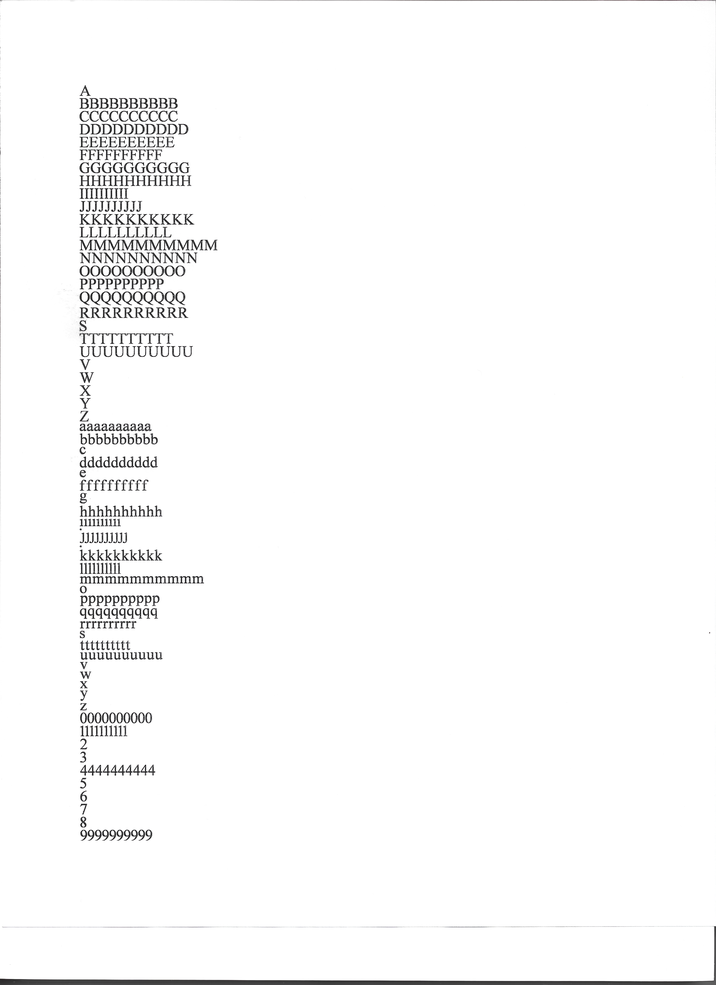
#> input picture tnr.png, 716 x 985 px, shrunk from 5100 x 7014 before the run
$ python imgread.py
#> lines starting #> are read from the running program, lines starting #| are printed output that depends on the picture; after the words box and inside, x2 and y2 are one past the last pixel; in counts of white or black regions, pixels touching at a corner belong together
import cv2
import numpy as np
# Step 1 is already done since you've installed OpenCV

# Step 2: Read the image
image = cv2.imread('tnr.png')
#> image is the input picture: shape (985, 716, 3); mean B, G, R 250, 250, 250

# Step 3: Convert to grayscale
gray = cv2.cvtColor(image, cv2.COLOR_BGR2GRAY)

# Step 4: Apply threshold (you can also try Canny edge detection)
_, thresholded = cv2.threshold(gray, 127, 255, cv2.THRESH_BINARY)
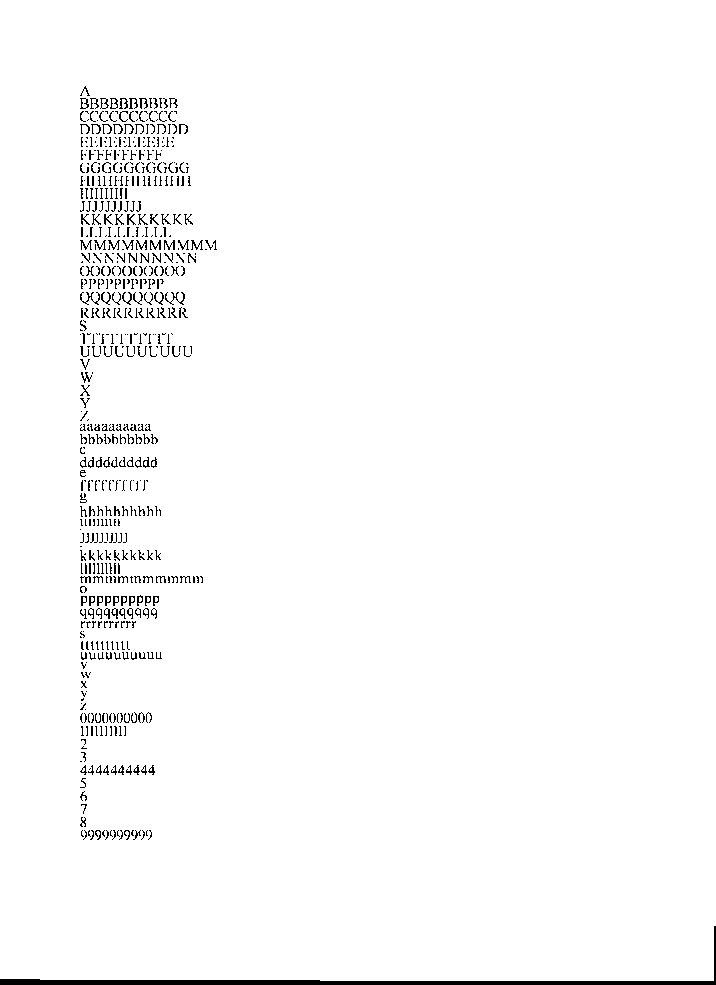
#> thresholded: shape (985, 716); 98.1% white; 640 black regions (423 under 20 px)

# Step 5: Find contours
contours, hierarchy = cv2.findContours(thresholded, cv2.RETR_TREE, cv2.CHAIN_APPROX_SIMPLE)
#> contours = 1099 contours, 676 with area under 20; largest, box (x1, y1, x2, y2) and area: (0, 0, 716, 981) 700232, (118, 97, 129, 110) 74, (128, 97, 139, 110) 72, (138, 97, 149, 110) 69, (109, 97, 119, 110) 68


# Initialize an empty list to hold the indices of second-level contours
second_level_contours = []

# Check each contour
for i, (next_, previous, first_child, parent) in enumerate(hierarchy[0]):
    # Check if the contour has a parent (not -1) and if that parent has a parent
    if parent != -1 and hierarchy[0][parent][3] != -1:
        second_level_contours.append(i)
#> this loop made 1099 passes
#> (next_, previous, first_child, parent) on passes 1 to 3: (-1, -1, 1, -1), (2, -1, -1, 0), (3, 1, -1, 0)
#> after the loop, second_level_contours = [222, 224, 226, 228, 231, 234, 237, 400, 402, 408]

print(len(second_level_contours))
#| 10
# Loop through the contours
for i in second_level_contours:


    # Compute the bounding box of the contour
    x, y, w, h = cv2.boundingRect(contours[i])

    if w < 10 or h < 10: continue

    # Extract the ROI from the image using the bounding box coordinates
    roi = image[y:y+h, x:x+w]

    next = input("Next:")


    # Display the ROI
    cv2.imshow(f'ROI {i}', roi)
#> this loop made 10 passes
#> (i, x, y) on passes 1 to 10: (222, 155, 597), (224, 147, 597), (226, 131, 597), (228, 123, 597), (231, 107, 597), (234, 91, 597), (237, 139, 597), (400, 152, 461), (402, 144, 461), (408, 105, 461)


    # Optionally, save the ROI to disk
    # cv2.imwrite(f'roi_{i}.jpg', roi)

cv2.waitKey(0)
cv2.destroyAllWindows()
